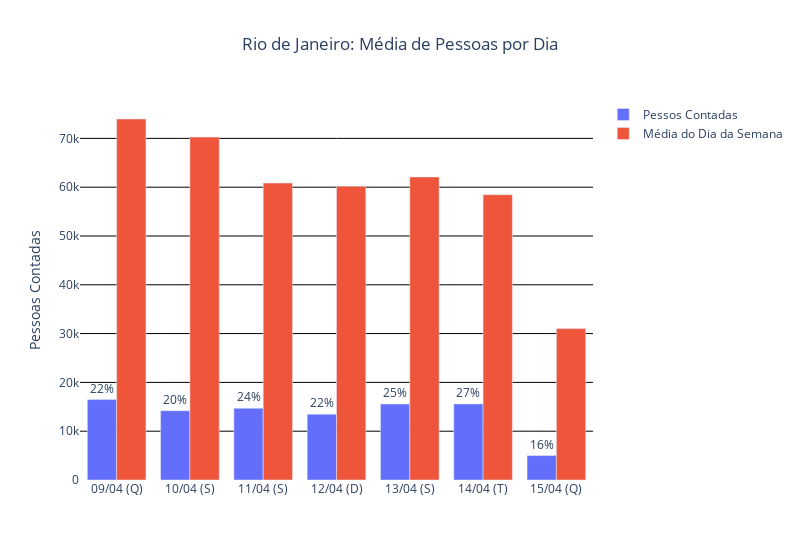

Source (notebook cell):
### Code cell
figure_1 = go.Figure(
    data = [
        go.Bar(
            name = "Pessos Contadas",
            x = week_graph['day_of_week_legend'],
            y = week_graph['Pessoas Contadas'],
            text  = week_graph['proporcao_relacao_media_dia_da_semana_legend'],
            textposition='outside',
            offsetgroup = 0
        ),
        go.Bar(
            name = "Média do Dia da Semana",
            x = week_graph['day_of_week_legend'],
            y = week_graph['Média do Dia da Semana'],
            offsetgroup = 1
        )
    ],
    layout = go.Layout(
        title = f'{correct_form_bairro[bairro_graph]}: Média de Pessoas por Dia',
        title_x = 0.5,
        yaxis_title = "Pessoas Contadas",
        plot_bgcolor='rgba(0,0,0,0)',
        width = 800
        
    )
)
figure_1.update_yaxes(showgrid=True, gridwidth=1, gridcolor='black')
figure_1.show()

### Figure 1 — Plotly figure (JSON) as saved in the notebook; plotly's stock layout.template omitted (floating-point values rounded to 4 significant figures)
{"data": [{"name": "Pessos Contadas", "offsetgroup": "0", "text": ["22%", "20%", "24%", "22%", "25%", "27%", "16%"], "textposition": "outside", "type": "bar", "x": ["09/04 (Q)", "10/04 (S)", "11/04 (S)", "12/04 (D)", "13/04 (S)", "14/04 (T)", "15/04 (Q)"], "y": [16484, 14209, 14700, 13481, 15577, 15588, 5009]}, {"name": "Média do Dia da Semana", "offsetgroup": "1", "type": "bar", "x": ["09/04 (Q)", "10/04 (S)", "11/04 (S)", "12/04 (D)", "13/04 (S)", "14/04 (T)", "15/04 (Q)"], "y": [73972, 70274, 60844, 60189, 62101, 58465, 31026]}], "layout": {"plot_bgcolor": "rgba(0,0,0,0)", "title": {"text": "Rio de Janeiro: Média de Pessoas por Dia", "x": 0.5}, "width": 800, "yaxis": {"gridcolor": "black", "gridwidth": 1, "showgrid": true, "title": {"text": "Pessoas Contadas"}}}}
